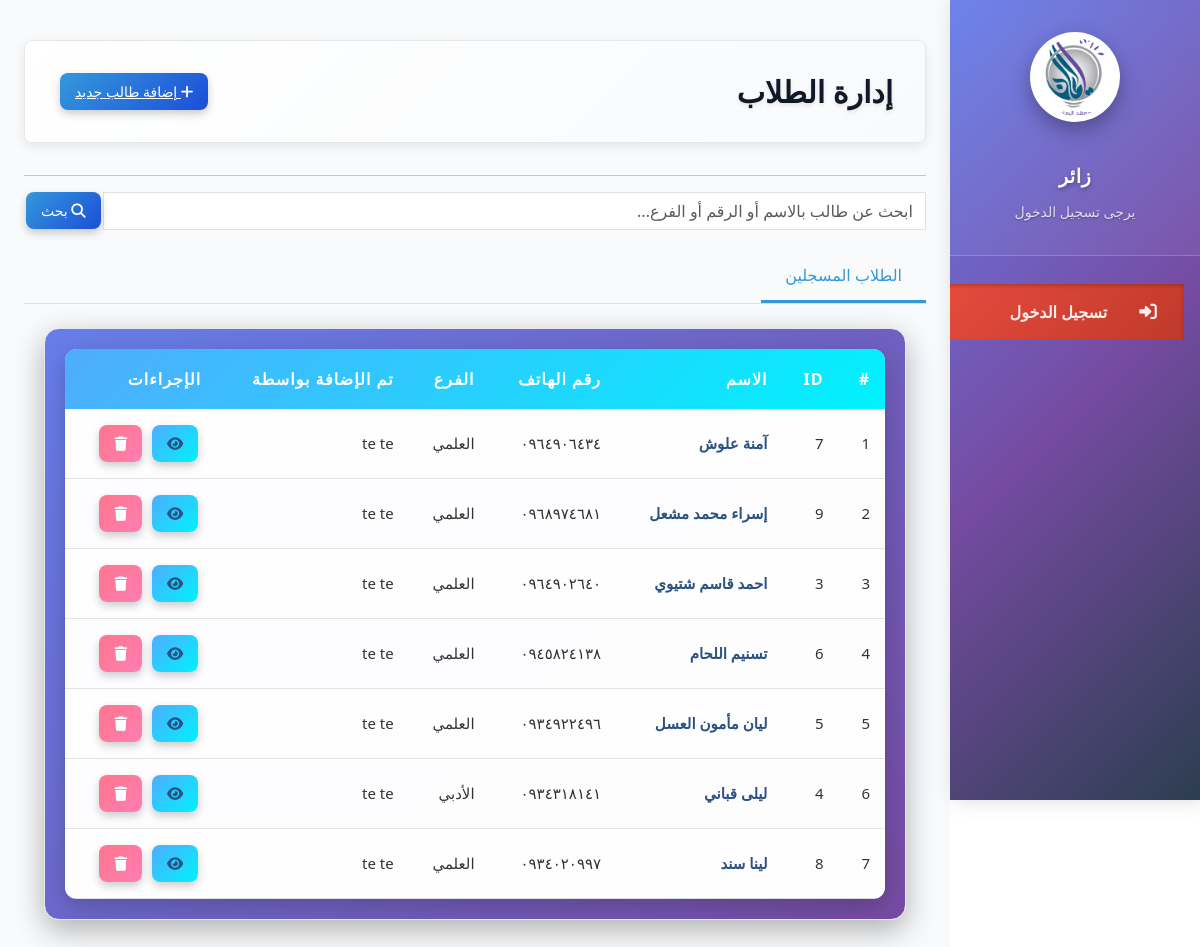
The page /students/ on the database its author committed.
### students/models.py (models this page shows, shortened)
class Student(models.Model):
    class Gender(models.TextChoices):
        MALE = 'male', 'ذكر'
        FEMALE = 'female', 'أنثى'
    class HowKnewUs(models.TextChoices):
        FRIEND = 'friend', 'صديق'
        SOCIAL = 'social', 'وسائل التواصل الاجتماعي'
        AD = 'ad', 'إعلان'
        ADS = 'ads', 'إعلانات طرقية'
        OTHER = 'other', 'أخرى'
    class Academic_Track(models.TextChoices):
        LITERARY = 'أدبي', 'الأدبي'
        SCIENTIFIC = 'علمي', 'العلمي'
        NINTH_GRADE = 'تاسع', 'الصف التاسع'
    full_name = models.CharField(max_length=200)
    email = models.EmailField(blank=True, null=True)
    phone = models.CharField(max_length=20, blank=True)
    gender = models.CharField(max_length=6, choices=Gender.choices, blank=True)
    branch = models.CharField(max_length=10, choices=Academic_Track.choices, blank=True)
    birth_date = models.DateField(null=True, blank=True)
    student_number = models.CharField(max_length=20, blank=True)
    nationality = models.CharField(max_length=50, blank=True)
    registration_date = models.DateField(default=datetime.now)
    tase3 = models.IntegerField(default=0, blank=True)
    disease = models.TextField(blank=True, default="none")
    is_active = models.BooleanField(default=True, verbose_name="نشط")
    father_name = models.CharField(max_length=100, blank=True)
    father_job = models.CharField(max_length=100, blank=True)
    father_phone = models.CharField(max_length=20, blank=True)
    mother_name = models.CharField(max_length=100, blank=True)
    mother_job = models.CharField(max_length=100, blank=True)
    mother_phone = models.CharField(max_length=20, blank=True)
    address = models.TextField(blank=True)
    home_phone = models.CharField(max_length=20, blank=True)
    previous_school = models.CharField(max_length=100, blank=True)
    elementary_school = models.CharField(max_length=100, blank=True)
    how_knew_us = models.CharField(
        max_length=100,
        choices=HowKnewUs.choices,
        blank=True,
        null=True
    )
    notes = models.TextField(blank=True)
    added_by = models.ForeignKey(
        User,
        on_delete=models.SET_NULL,
        null=True,
        blank=True,
        verbose_name="تم الإضافة بواسطة"
    )
    discount_percent = models.DecimalField(
        max_digits=5,
        decimal_places=2,
        default=Decimal('0'),
        help_text="Percentage discount (0-100)",
        verbose_name='نسبة الحسم الافتراضي %'
    )
    discount_amount = models.DecimalField(
        max_digits=10,
        decimal_places=2,
        default=Decimal('0'),
        help_text="Fixed amount discount",
        verbose_name='قيمة الحسم الافتراضي'
    )
    discount_reason = models.CharField(
        max_length=200,
        blank=True,
        verbose_name='سبب الحسم'
    )
    created_at = models.DateTimeField(auto_now_add=True)
    updated_at = models.DateTimeField(auto_now=True)
    account = models.ForeignKey(
        'accounts.Account',
        on_delete=models.SET_NULL,
        null=True,
        blank=True,
        verbose_name='حساب الطالب (ذمم)'
    )
    class Meta:
        ordering = ['full_name']
        verbose_name = 'طالب'
        verbose_name_plural = 'الطلاب'

### students/views.py (the view, shortened to what this page needs)
# urls.py: path('', views.student.as_view(), name='student_list'),
class student(ListView):
    template_name = 'students/student.html'
    model = Student
    context_object_name = 'student'
    def get_queryset(self):
        queryset = Student.objects.all().order_by('full_name')
        search_query = self.request.GET.get('search')
        return queryset
    def get_context_data(self, **kwargs):
        context = super().get_context_data(**kwargs)
        context['search_query'] = self.request.GET.get('search', '')
        return context

### templates/students/student.html (shortened to what this page needs)
{% extends "base.html" %}
{% load static %}
{% block content %}
<div class="module-header">
    <h2>إدارة الطلاب</h2>
    <button class="btn btn-primary" id="addStudentBtn">
    <a href="{% url "students:create_student" %}" style="color:white;"><i class="fas fa-plus"></i> إضافة طالب جديد</a>
    </button>
</div>
<hr>
<div class="search-bar" style="margin-bottom: 20px;">
    <form method="GET" action="{% url 'students:student' %}">
        <div class="input-group">
            <input type="text" name="search" class="form-control" placeholder="ابحث عن طالب بالاسم أو الرقم أو الفرع..." value="{{ search_query }}">
            <div class="input-group-append">
                <button class="btn btn-primary" type="submit">
                    <i class="fas fa-search"></i> بحث
                </button>
            </div>
        </div>
    </form>
</div>
    <div class="tabs">
        <div class="tab active" data-tab="students">الطلاب المسجلين</div>
    </div>
    <div class="tab-content active" id="teachers-tab">
        <div class="table-container">
            <table id="teachersTable">
    <thead>
        <tr>
            <th>#</th>
            <th>id</th>
            <th>الاسم</th>
            <th>رقم الهاتف</th>
            <th>الفرع</th>
            <th>تم الإضافة بواسطة</th>
            <th>الإجراءات</th>
        </tr>
    </thead>
    <tbody>
        {% for student in student %}
        <tr>
            <td>{{ forloop.counter }}</td>
            <td>{{ student.id }}</td>
            <td><a href="{% url 'students:student_profile' student.id %}">{{ student.full_name }}</a></td>
            <td>{{ student.student_number }}</td>
            <td>{{ student.get_branch_display }}</td>
            <td>
                {% if student.added_by %}
                    {{ student.added_by.get_full_name|default:student.added_by.username }}
                {% else %}
                    غير معروف
                {% endif %}
            </td>
            <td>
                <a href="{% url 'students:student_profile' student.id %}" class="btn btn-sm btn-info">
                    <i class="fas fa-eye"></i>
                </a>
                <button class="btn btn-sm btn-danger delete-btn" data-id="{{ student.id }}">
                    <i class="fas fa-trash"></i>
                </button>
            </td>
        </tr>
        {% endfor %}
    </tbody>
</table>
{% endblock %}

### templates/base.html (shortened to what this page needs)
{% load static %}
<!DOCTYPE html>
<html lang="ar" dir="rtl">
<head>
    <link href="https://cdn.jsdelivr.net/npm/bootstrap@5.3.0/dist/css/bootstrap.min.css" rel="stylesheet">
    <link rel="stylesheet" href="https://cdnjs.cloudflare.com/ajax/libs/font-awesome/6.4.0/css/all.min.css">
    <link rel="stylesheet" href="{% static 'css/main.css' %}">
    <link rel="stylesheet" href="{% static 'css/responsive.css' %}">
    <link rel="stylesheet" href="{% static 'css/style.css' %}">
    <link rel="stylesheet" href="https://cdn.jsdelivr.net/npm/bootstrap@5.3.0/dist/css/bootstrap.rtl.min.css">
</head>
<body>
    {% include "partials/_navbar.html" %}
    <div class="main-content">
        {% block content %}
        {% endblock %}
    </div>
</body>
</html>

### templates/partials/_navbar.html (shortened to what this page needs)
{% load static %}
{% if user.is_authenticated %}
<button class="mobile-menu-toggle d-md-none" onclick="toggleSidebar()">
    <i class="fas fa-bars"></i>
</button>
<div class="sidebar">
    <div class="sidebar-header">
        <div class="logo-container">
            <img src="{% static 'img/logo.png' %}" alt="معهد اليمان" class="sidebar-logo"
                 onerror="this.style.display='none'; this.nextElementSibling.style.display='flex';">
            <div class="logo-fallback" style="display: none;">
                <i class="fas fa-graduation-cap"></i>
            </div>
        </div>
        <div class="user-info">
            <span>{{ user.get_full_name }}</span>
            <small>{{ user.employee.get_position_display }}</small>
        </div>
    </div>
    <div class="sidebar-menu">
        {% if user.employee.position == 'manager' or user.is_superuser %}
        <a href="{% url "pages:index" %}" class="menu-item" data-module="dashboard">
            <i class="fas fa-tachometer-alt"></i>
            <span>لوحة التحكم</span>
        </a>
        {% endif %}
        {% if user.employee.position in 'manager,admin,reception' or user.is_superuser %}
        <a href="{% url "students:student" %}" class="menu-item" data-module="students">
            <i class="fas fa-user-graduate"></i>
            <span>الطلاب</span>
        </a>
        {% endif %}
        {% if user.employee.position in 'manager,admin' or user.is_superuser %}
        <a href="{% url "employ:teachers" %}" class="menu-item" data-module="teachers">
            <i class="fas fa-chalkboard-teacher"></i>
            <span>المدرسون</span>
        </a>
        {% endif %}
        {% if user.employee.position in 'manager,accountant,reception' or user.is_superuser %}
        <a href="{% url "accounts:dashboard" %}" class="menu-item {% if 'accounts' in request.resolver_match.app_name %}active{% endif %}" data-module="accounts">
            <i class="fas fa-file-invoice-dollar"></i>
            <span>المحاسبة</span>
        </a>
        {% endif %}
        {% if user.employee.position in 'manager,mentor' or user.is_superuser %}
        <div class="menu-group">
            <div class="menu-group-title">
                <i class="fas fa-calendar-alt"></i>
                <span>إدارة الحضور</span>
            </div>
            <a href="{% url "attendance:attendance" %}" class="menu-item sub-item" data-module="attendance">
                <i class="fas fa-calendar-check"></i>
                <span>حضور الطلاب</span>
            </a>
            <a class="menu-item sub-item" href="{% url 'attendance:teacher_attendance' %}">
                <i class="fas fa-user-check"></i>
                <span>حضور المدرسين</span>
            </a>
            <a href="{% url "students:stu_num" %}" class="menu-item sub-item" data-module="students-count">
                <i class="fas fa-users"></i>
                <span>عدد الطلاب</span>
            </a>
        </div>
        {% endif %}
        {% if user.employee.position in 'manager,mentor' or user.is_superuser %}
        <div class="menu-group">
            <div class="menu-group-title">
                <i class="fas fa-chalkboard"></i>
                <span>إدارة التعليم</span>
            </div>
            <a href="{% url "classroom:classroom" %}" class="menu-item sub-item" data-module="classroom">
                <i class="fas fa-chalkboard"></i>
                <span>الشعب الدراسية</span>
            </a>
            <a href="{% url "grade:dashboard" %}" class="menu-item sub-item" data-module="grades">
                <i class="fas fa-chart-line"></i>
                <span>العلامات</span>
            </a>
        </div>
        {% endif %}
        {% if user.employee.position == 'manager' or user.is_superuser %}
        <div class="menu-group">
            <div class="menu-group-title">
                <i class="fas fa-user-tie"></i>
                <span>الموارد البشرية</span>
            </div>
            <a href="{% url "employ:hr" %}" class="menu-item sub-item {% if request.resolver_match.url_name == 'hr' %}active{% endif %}" data-module="hr">
                <i class="fas fa-users"></i>
                <span>الموظفين</span>
            </a>
            <a href="{% url "employ:salary_management" %}" class="menu-item sub-item {% if request.resolver_match.url_name == 'salary_management' %}active{% endif %}" data-module="salary">
                <i class="fas fa-money-bill-wave"></i>
                <span>إدارة الرواتب</span>
            </a>
            <a href="{% url "employ:vacation_list" %}" class="menu-item sub-item {% if request.resolver_match.url_name == 'vacation_list' %}active{% endif %}" data-module="vacations">
                <i class="fas fa-umbrella-beach"></i>
                <span>الإجازات</span>
            </a>
            <a href="{% url "accounts:advance_list" %}" class="menu-item sub-item {% if 'advance' in request.resolver_match.url_name %}active{% endif %}" data-module="advances">
                <i class="fas fa-hand-holding-usd"></i>
                <span>سلف الموظفين</span>
            </a>
            {% if user.is_superuser %}
            <a href="{% url 'employ:select_employee' %}" class="menu-item sub-item {% if request.resolver_match.url_name == 'select_employee' %}active{% endif %}" data-module="edit-employee">
                <i class="fas fa-user-edit"></i>
                <span>تعديل موظف</span>
            </a>
            {% endif %}
        </div>
        {% endif %}
        {% if user.employee.position in 'manager,admin' or user.is_superuser %}
        <a href="{% url "courses:subject_list" %}" class="menu-item" data-module="subjects">
            <i class="fas fa-book"></i>
            <span>المواد الدراسية</span>
        </a>
        {% endif %}
        <form action="{% url 'logout' %}" method="post" class="logout-form">
            {% csrf_token %}
            <button type="submit" class="menu-item logout-btn">
                <i class="fas fa-sign-out-alt"></i>
                <span>تسجيل الخروج</span>
            </button>
        </form>
    </div>
</div>
{% else %}
<div class="sidebar">
    <div class="sidebar-header">
        <div class="logo-container">
            <img src="{% static 'img/logo.png' %}" alt="معهد اليمان" class="sidebar-logo"
                 onerror="this.style.display='none'; this.nextElementSibling.style.display='flex';">
        </div>
        <div class="user-info">
            <span>زائر</span>
            <small>يرجى تسجيل الدخول</small>
        </div>
    </div>
    <div class="sidebar-menu">
        <a href="{% url "login" %}" class="menu-item login-btn">
            <i class="fas fa-sign-in-alt"></i>
            <span>تسجيل الدخول</span>
        </a>
    </div>
</div>
{% endif %}

### rows shown on the page
Student: id "7", full_name "آمنة علوش", student_number "٠٩٦٤٩٠٦٤٣٤", branch "العلمي", added_by.get_full_name "te te"
Student: id "9", full_name "إسراء محمد مشعل", student_number "٠٩٦٨٩٧٤٦٨١", branch "العلمي", added_by.get_full_name "te te"
Student: id "3", full_name "احمد قاسم شتيوي", student_number "٠٩٦٤٩٠٢٦٤٠", branch "العلمي", added_by.get_full_name "te te"
Student: id "6", full_name "تسنيم اللحام", student_number "٠٩٤٥٨٢٤١٣٨", branch "العلمي", added_by.get_full_name "te te"
Student: id "5", full_name "ليان مأمون العسل", student_number "٠٩٣٤٩٢٢٤٩٦", branch "العلمي", added_by.get_full_name "te te"
Student: id "4", full_name "ليلى قباني", student_number "٠٩٣٤٣١٨١٤١", branch "الأدبي", added_by.get_full_name "te te"
Student: id "8", full_name "لينا سند", student_number "٠٩٣٤٠٢٠٩٩٧", branch "العلمي", added_by.get_full_name "te te"
